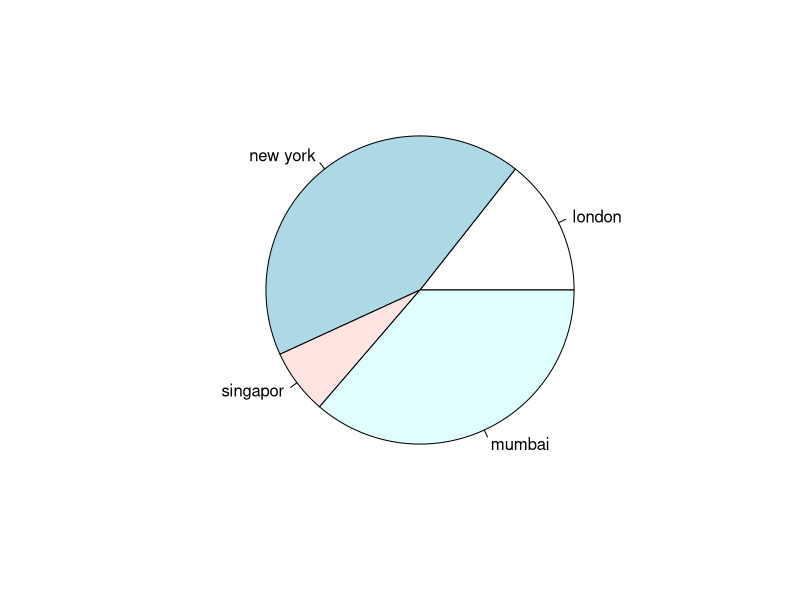
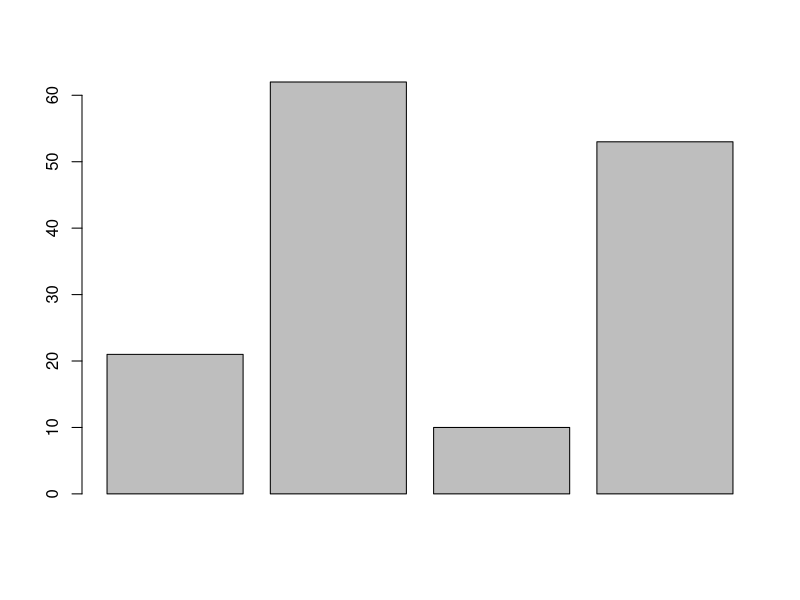
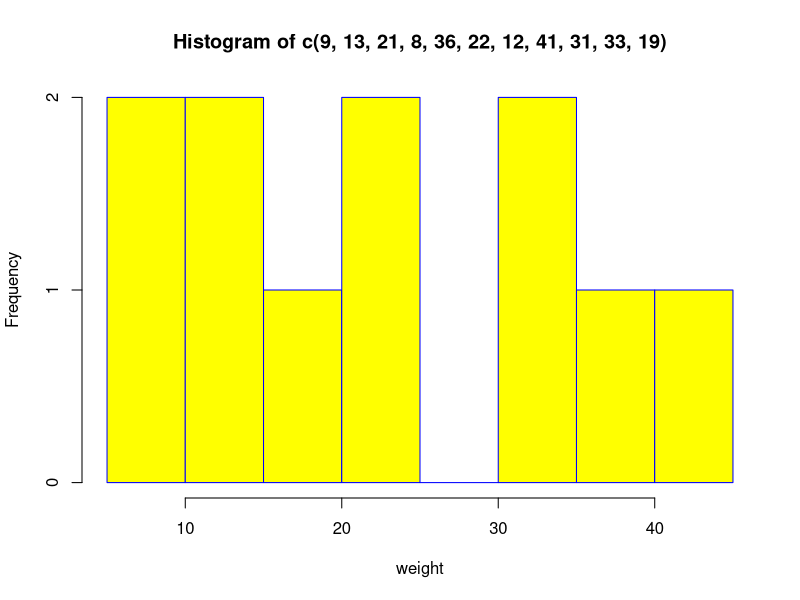

Source code (R) for these figures, in order: (Note: this script raises an error after producing the figures.)
# chartdamo
# 파이차트
x <- c(21, 62, 10, 53)
city <- c("london","new york","singapor","mumbai")
pie(x,city)

# 바차트
barplot(x)

#히스토그램
hist(c(9,13,21,8,36,22,12,41,31,33,19)
     ,xlab = "weight"
     ,col = "yellow"
     ,border = "blue"
     )

#라인차트
plot(c(7,12,28,3,41),type = "0")
#주식차트
input <- mtcars[,x('mpg','cyl')]
print(head(input))
boxplot(mpg ~ cyl, data=mtcars
        , xlab = "number"
        , ylab = "")
